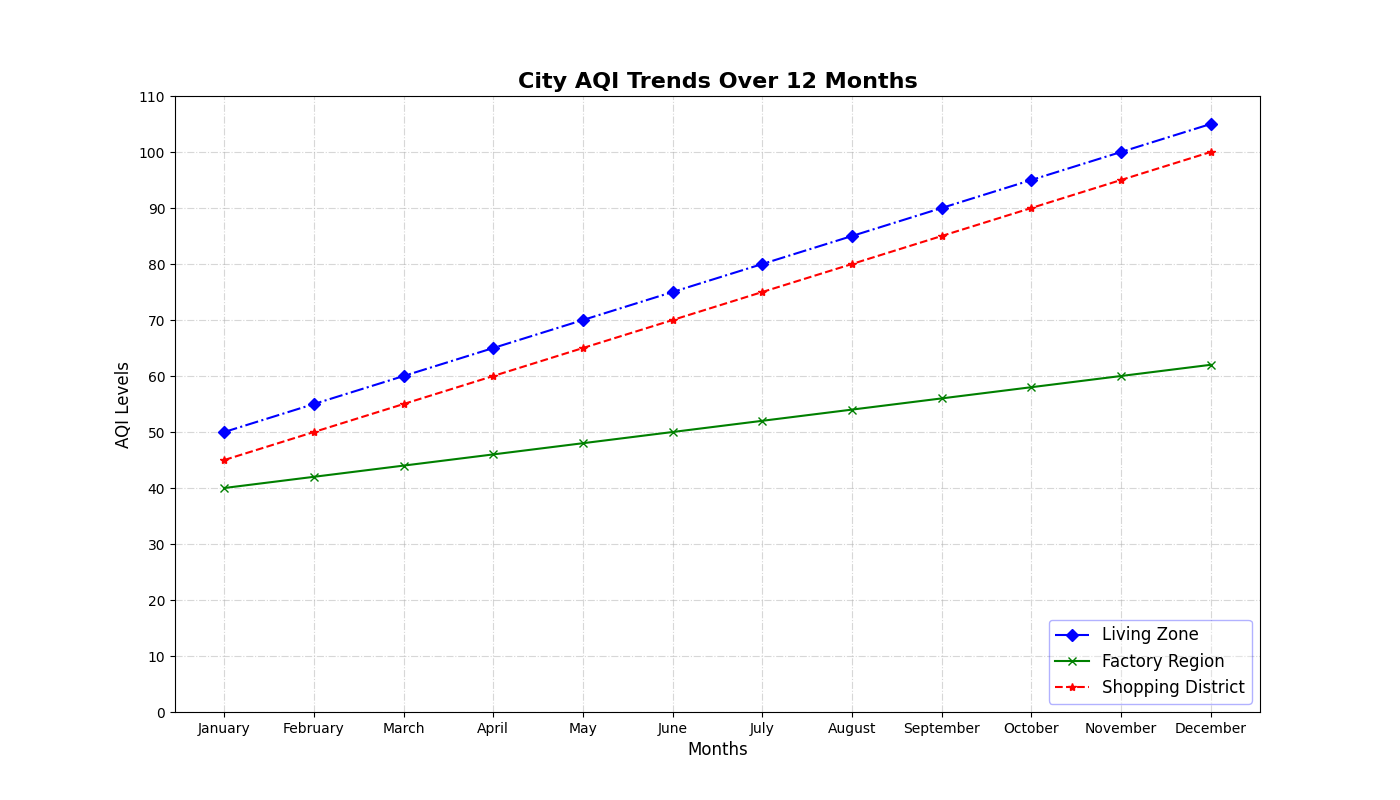

Recreate this plot in Python.
import matplotlib.pyplot as plt
import numpy as np

months = np.array(['January', 'February', 'March', 'April', 'May', 'June', 'July', 'August', 
                   'September', 'October', 'November', 'December'])

area1_aqi = np.array([50, 55, 60, 65, 70, 75, 80, 85, 90, 95, 100, 105])
area2_aqi = np.array([40, 42, 44, 46, 48, 50, 52, 54, 56, 58, 60, 62])
area3_aqi = np.array([45, 50, 55, 60, 65, 70, 75, 80, 85, 90, 95, 100])

plt.figure(figsize=(14, 8))

# Changed marker styles and line styles
plt.plot(months, area1_aqi, linestyle='-.', color='blue', marker='D', label='Living Zone')
plt.plot(months, area2_aqi, linestyle='-', color='green', marker='x', label='Factory Region')
plt.plot(months, area3_aqi, linestyle='--', color='red', marker='*', label='Shopping District')

# Removed the annotation with arrows

plt.title("City AQI Trends Over 12 Months", fontsize=16, fontweight='bold')
plt.xlabel("Months", fontsize=12)
plt.ylabel("AQI Levels", fontsize=12)

plt.xticks(months, fontsize=10)
plt.yticks(np.arange(0, 120, 10), fontsize=10)

# Changed legend location and style
plt.legend(loc='lower right', fontsize=12, edgecolor='blue', framealpha=0.3)

# Changed grid style and removed tight_layout
plt.grid(True, linestyle='-.', alpha=0.5)

plt.show()
